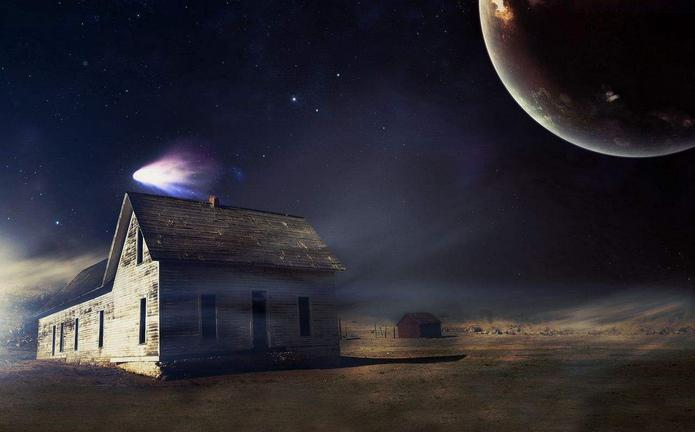
//> input picture opencv/opencv学习(三十六)之直方图均衡化equalizeHist/night.jpg, 695 x 432 px
$ ./equalizeHist   (built with g++ and OpenCV 4)
//> lines starting //> are read from the running program, lines starting //| are printed output that depends on the picture
#include <iostream>
#include <opencv2/core.hpp>
#include <opencv2/highgui.hpp>
#include <opencv2/imgproc.hpp>

using namespace std;
using namespace cv;

int main()
{
    Mat srcImage, dstImage;
    srcImage = imread("night.jpg");
//> srcImage is the input picture: 432 rows x 695 cols, CV_8UC3; mean B, G, R 49.3, 41.9, 44.2

    //判断图像是否加载成功
    if(!srcImage.data)
    {
        cout << "图像加载失败!" << endl;
        return -1;
    }
    else
        cout << "图像加载成功!" << endl << endl;

    cvtColor(srcImage, srcImage, COLOR_BGR2GRAY);       //将原图像转换为灰度图
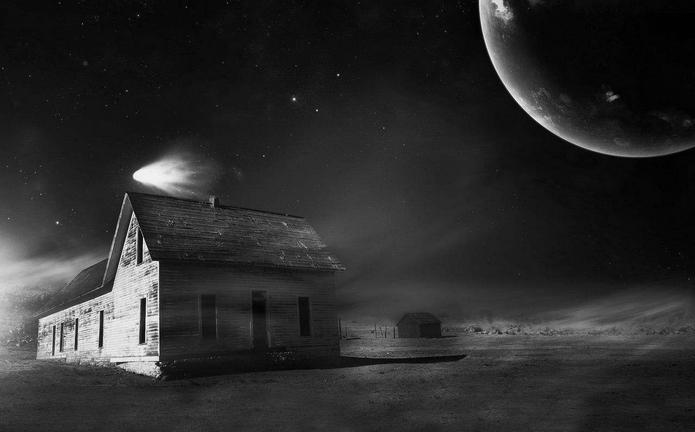
//> srcImage: 432 rows x 695 cols, CV_8UC1; min 0, max 255, mean 43.4

    equalizeHist(srcImage, dstImage);           //直方图均衡化
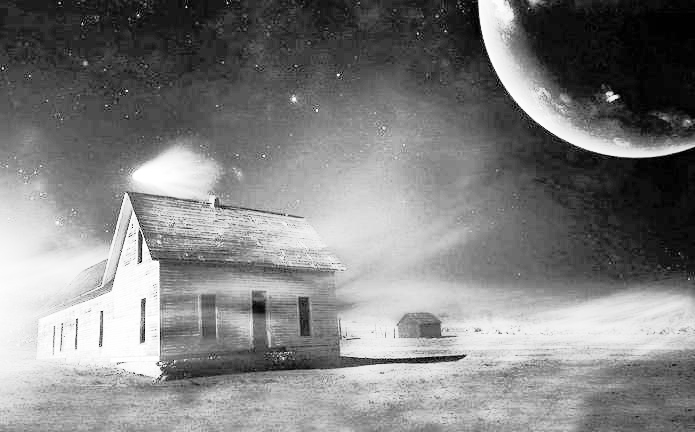
//> dstImage: 432 rows x 695 cols, CV_8UC1; min 0, max 255, mean 129.1

    //创建窗口
    String windowNameSrc = "原图像";
    String windowNameHist = "直方图均衡化后图像";
    namedWindow(windowNameSrc, WINDOW_AUTOSIZE);
    namedWindow(windowNameHist, WINDOW_AUTOSIZE);

    //显示图像
    imshow(windowNameSrc, srcImage);
    imshow(windowNameHist, dstImage);

    waitKey(0);

    return 0;
}
